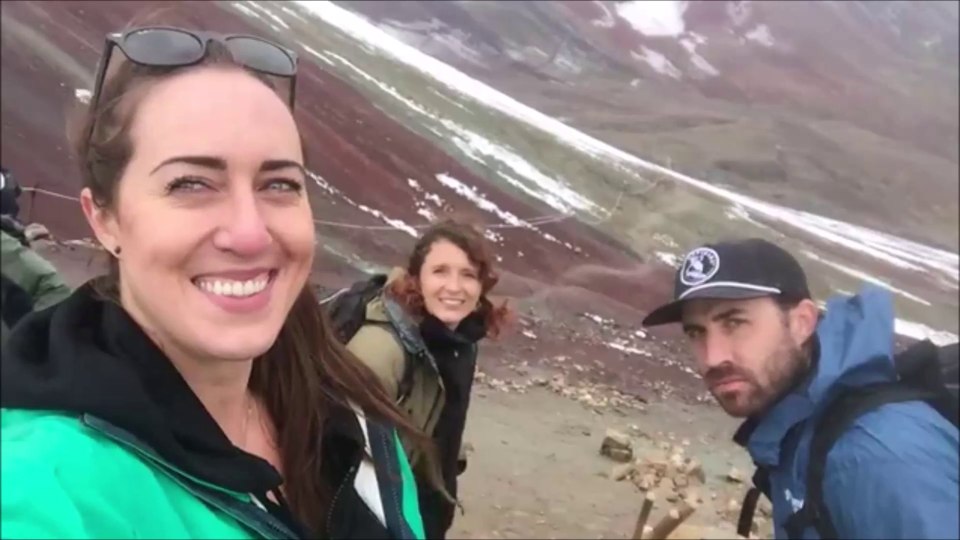
#> input picture frame 5 of smile.mp4, 1920 x 1080 px (shown at 1/2 size)
$ python smile_detection_video.py
#> lines starting #> are read from the running program, lines starting #| are printed output that depends on the picture; after the words box and inside, x2 and y2 are one past the last pixel; in counts of white or black regions, pixels touching at a corner belong together
import cv2

cap=cv2.VideoCapture("D:\opencv_udemy/10_smile_detection\smile.mp4")
face_cascade=cv2.CascadeClassifier("D:\opencv_udemy/10_smile_detection/frontalface.xml")
smile_cascade=cv2.CascadeClassifier("D:\opencv_udemy/10_smile_detection/smile.xml")


while 1:
    ret,frame=cap.read()
#> frame is the input picture: shape (1080, 1920, 3); mean B, G, R 123, 125.1, 130.6
    frame=cv2.resize(frame,(640,480))
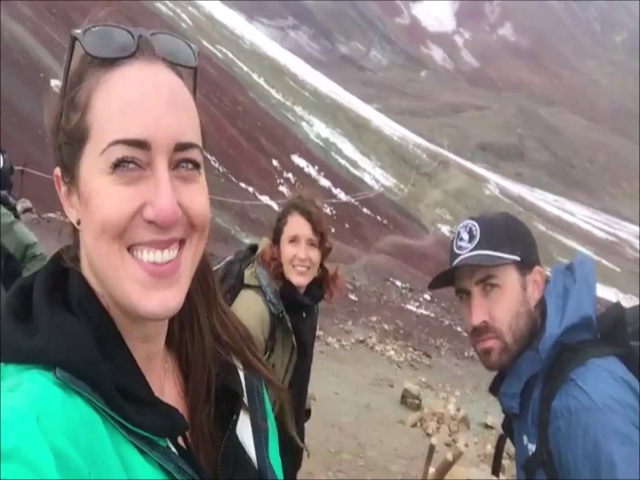
#> frame: shape (480, 640, 3); mean B, G, R 123, 125.1, 130.6

    gray=cv2.cvtColor(frame,cv2.COLOR_BGR2GRAY)
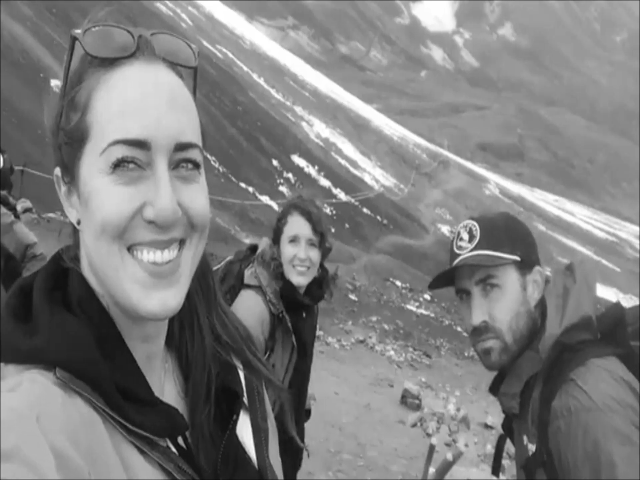
#> gray: shape (480, 640); min 9, max 255, mean 126.5

    faces=face_cascade.detectMultiScale(gray,1.3,5)
#> faces = [[272, 221, 58, 58], [51, 82, 213, 213]]

    for (x,y,w,h) in faces:
        cv2.rectangle(frame,(x,y),(x+w,y+h),(0,0,255),3)
#> this loop made 2 passes
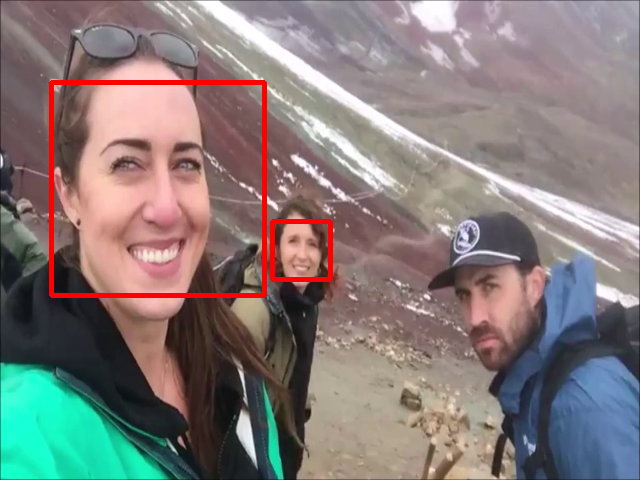
#> frame: shape (480, 640, 3); 1.76% of pixels changed, all inside (x1, y1, x2, y2) = (49, 80, 333, 298)

    roi_frame=frame[y:y+h,x:x+w]
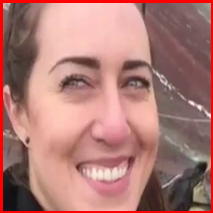
#> roi_frame: shape (213, 213, 3); mean B, G, R 117.4, 122.8, 174.4
    roi_gray=gray[y:y+h,x:x+w]
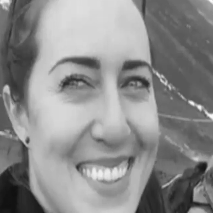
#> roi_gray: shape (213, 213); min 16, max 249, mean 139.6

    smiles=smile_cascade.detectMultiScale(roi_gray,1.2,2)
#> smiles = [[163, 109, 36, 18], [144, 173, 44, 22], [55, 141, 106, 53], [8, 93, 77, 38]]

    for (sx,sy,sw,sh) in smiles:
        cv2.rectangle(roi_frame,(sx,sy),(sx+sw,sy+sh),(0,255,0),2)
#> this loop made 4 passes
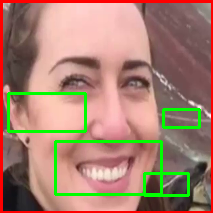
#> roi_frame: shape (213, 213, 3); 5.06% of pixels changed, all inside (x1, y1, x2, y2) = (7, 92, 201, 197)

    cv2.imshow("Video",frame)
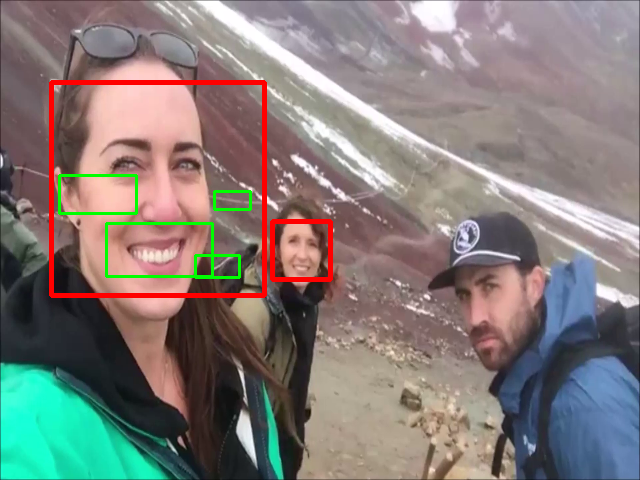
#> window 'Video': shape (480, 640, 3); mean B, G, R 120.3, 124.2, 131.4

    if cv2.waitKey(1)==27:
#> (key Esc is pressed here)
        break

cap.release()
cv2.destroyAllWindows()

$ run again, starting later in the video
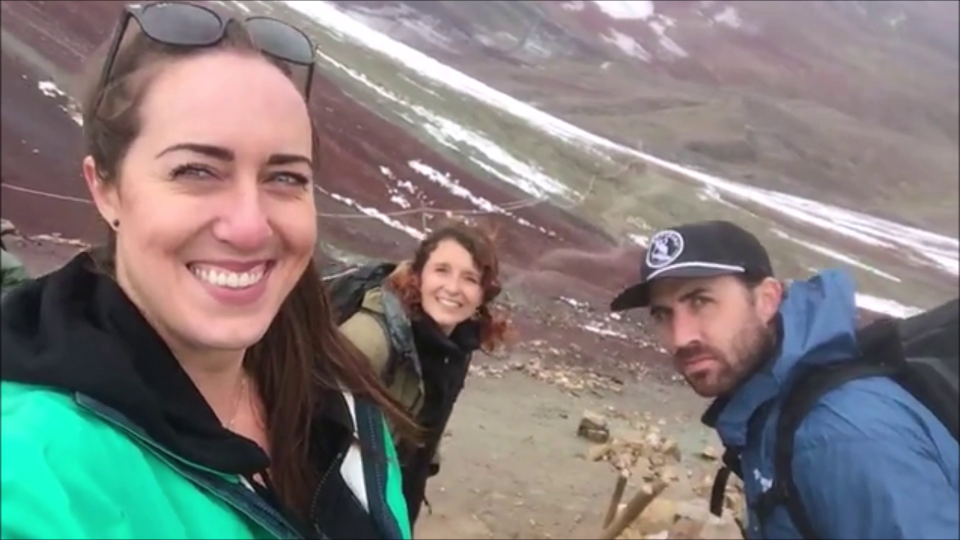
#> input picture frame 24 of smile.mp4, 1920 x 1080 px (shown at 1/2 size)
#> frame is the input picture: shape (1080, 1920, 3); mean B, G, R 122.4, 124, 128
#> faces = [[272, 220, 61, 61], [57, 76, 204, 204]]
#> the loop `for (x,y,w,h) in faces:` made 2 passes
#> smiles = [[142, 158, 45, 23], [151, 141, 48, 24], [49, 137, 100, 50]]
#> the loop `for (sx,sy,sw,sh) in smiles:` made 3 passes
#> after the loop `for (sx,sy,sw,sh) in smiles:`:
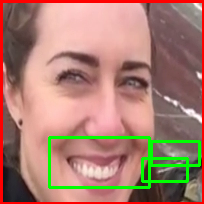
#> roi_frame: shape (204, 204, 3); mean B, G, R 112.8, 127.6, 169.3
#> `cv2.imshow("Video",frame)`:
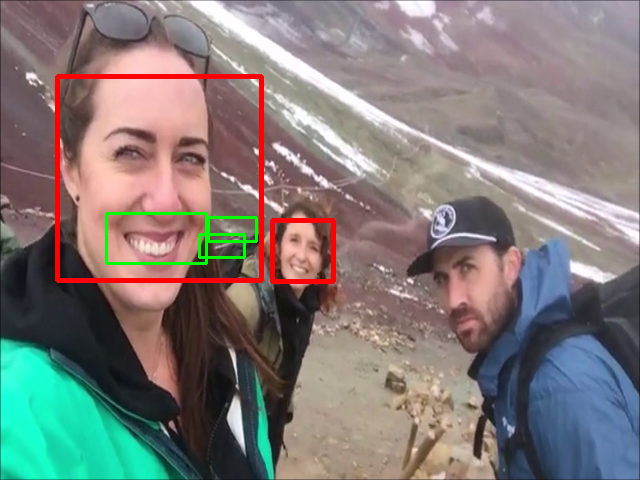
#> window 'Video': shape (480, 640, 3); mean B, G, R 120.1, 123, 129.2

$ run again, starting later in the video
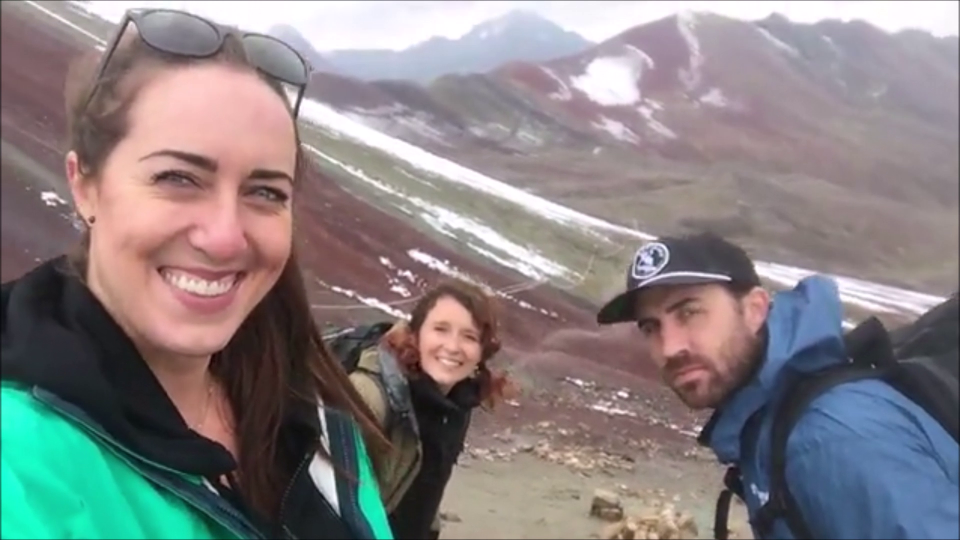
#> input picture frame 44 of smile.mp4, 1920 x 1080 px (shown at 1/2 size)
#> frame is the input picture: shape (1080, 1920, 3); mean B, G, R 129.9, 128.9, 133.9
#> faces = [[271, 271, 61, 61], [48, 96, 190, 190]]
#> the loop `for (x,y,w,h) in faces:` made 2 passes
#> smiles = [[64, 106, 72, 36], [37, 124, 106, 53]]
#> the loop `for (sx,sy,sw,sh) in smiles:` made 2 passes
#> after the loop `for (sx,sy,sw,sh) in smiles:`:
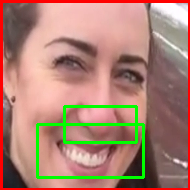
#> roi_frame: shape (190, 190, 3); mean B, G, R 114.2, 130.6, 172.1
#> `cv2.imshow("Video",frame)`:
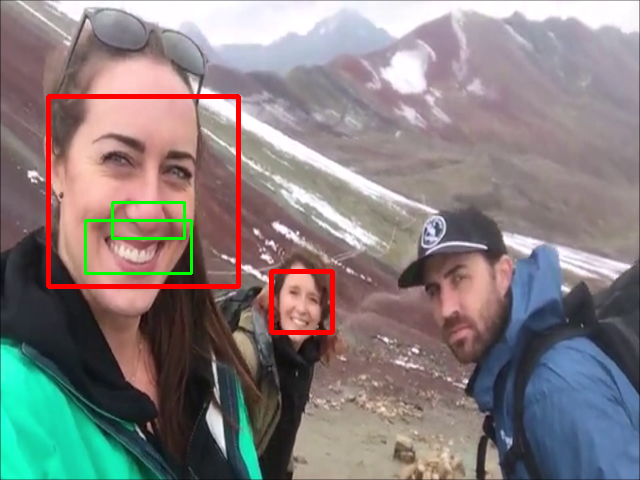
#> window 'Video': shape (480, 640, 3); mean B, G, R 127.5, 127.7, 134.8
